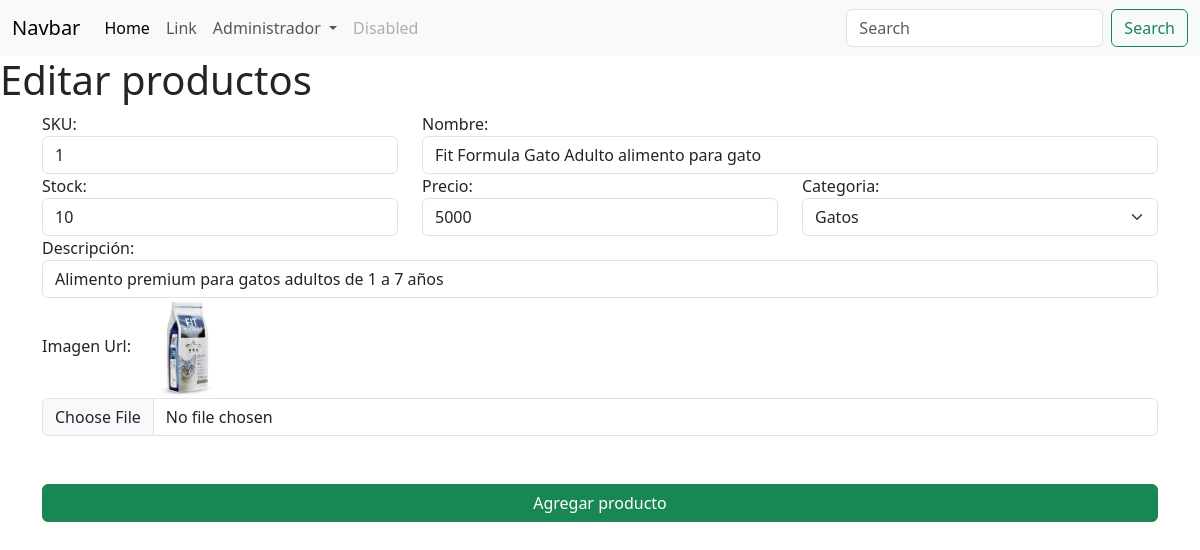
The app's page /editarProducto/1 with its own data.
### apps/Tienda/models.py (models this page shows, shortened)
class Producto(models.Model):
    sku = models.IntegerField(primary_key=True)
    nombre = models.CharField(max_length=50)
    stock = models.IntegerField()
    precio = models.IntegerField()
    descripcion = models.CharField(max_length=200)
    id_categoria = models.ForeignKey(Categoria,on_delete=models.CASCADE)
    imagen_url = models.ImageField(upload_to='imagenesProducto')

class Categoria(models.Model):
    id_categoria = models.IntegerField(primary_key=True)
    nombre_categoria = models.CharField(max_length=100)

### apps/Tienda/views.py (the view)
# urls.py: path('editarProducto/<sku>',views.cargarEditarProducto),
def cargarEditarProducto(request,sku):
    productos = Producto.objects.get(sku = sku)
    categorias = Categoria.objects.all()
    return render(request,"editarProducto.html",{"prod":productos,"cate":categorias})

### apps/Tienda/templates/editarProducto.html (shortened to what this page needs)
{% extends './base.html' %}
{% block body %}
    <h1>Editar productos</h1>
    <div class="container">
        <form action="/editarProductoForm" method="POST" enctype="multipart/form-data"> {% csrf_token %}
            <div class="row">
                <div class="col-md-4">
                    <label for="txtSku">SKU:</label>
                    <input readonly value="{{prod.sku}}" name="txtSku" id="txtSku" type="text" class="form-control">
                </div>
                <div class="col-md-8">
                    <label for="txtNombre">Nombre:</label>
                    <input value="{{prod.nombre}}" name="txtNombre" id="txtNombre" type="text" class="form-control">
                </div>
                <div class="col-md-4">
                    <label for="txtStock">Stock:</label>
                    <input value="{{prod.stock}}" name="txtStock" id="txtStock" type="text" class="form-control">
                </div>
                <div class="col-md-4">
                    <label for="txtPrecio">Precio:</label>
                    <input value="{{prod.precio}}" name="txtPrecio" id="txtPrecio" type="text" class="form-control">
                </div>
                <div class="col-md-4">
                    <label for="cmbCategoria">Categoria:</label>
                    <select name="cmbCategoria" id="cmbCategoria" class="form-select" aria-label="Default select example">
                        {% for c in cate %}
                        <option value="{{c.id_categoria}}" {% if c.id_categoria == prod.id_categoria.id_categoria %} selected {% endif %} >{{c.nombre_categoria}}</option>
                        {% endfor %}
                      </select>
                </div>
                <div class="col-md-12">
                    <label for="txtDescripcion">Descripción:</label>
                    <input value="{{prod.descripcion}}" name="txtDescripcion" id="txtDescripcion" type="text" class="form-control">
                </div>
                <div class="col-md-12">
                    <label for="txtImg">Imagen Url:</label>
                    <img src="{{prod.imagen_url.url}}" height="100" alt="">
                    <input name="txtImg" id="txtImg" type="file" class="form-control">
                </div>
            </div>
            <button class="btn btn-success mt-5 w-100">Agregar producto</button>
        </form>
    </div>
    {% endblock %}

### records on screen
Producto: txtSku "1", txtNombre "Fit Formula Gato Adulto alimento para gato", txtStock "10", txtPrecio "5000", cmbCategoria "Gatos", txtDescripcion "Alimento premium para gatos adultos de 1 a 7 años", imagen_url (picture)
